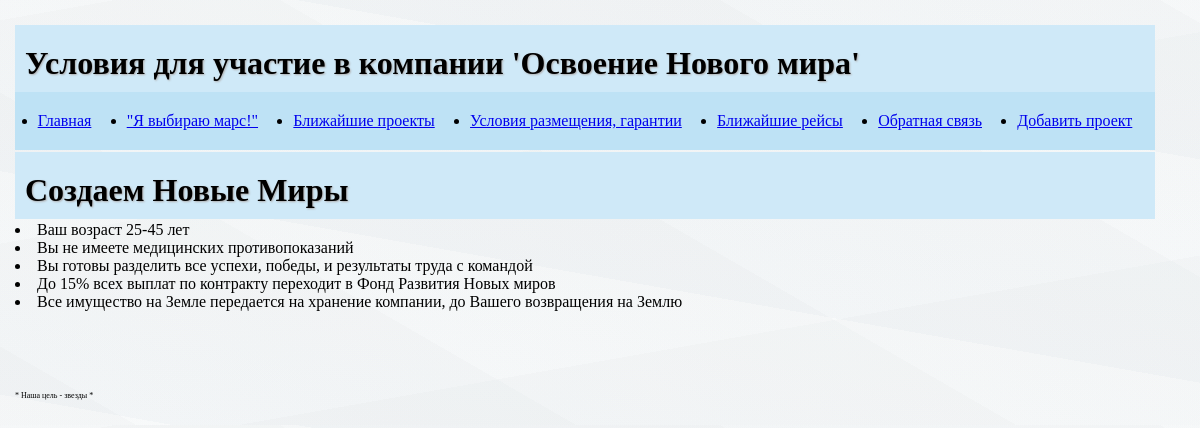
Screenshot of /condition with the database file from the repository.
### tables this page shows
CREATE TABLE menu(
id INTEGER PRIMARY KEY AUTOINCREMENT,
title TEXT NOT NULL,
url TEXT NOT NULL
);

### 50/main.py (the view)
@app.route('/condition')
def condition():
    db_con = connect_db()
    db = DataBase(db_con)
    conditions = [
        'Ваш возраст 25-45 лет',
        'Вы не имеете медицинских противопоказаний',
        'Вы готовы разделить все успехи, победы, и результаты труда с командой',
        'До 15% всех выплат по контракту переходит в Фонд Развития Новых миров',
        'Все имущество на Земле передается на хранение компании, до Вашего возвращения на Землю'
    ]
    return render_template("condition.html", menu=db.get_menu(), conditions=conditions)

### 50/database.py (called while the page is built)
    def get_objects(self, table):
        try:
            self.__cur.execute(f'SELECT * from {table}')
            res = self.__cur.fetchall()
            if res:
                return res
        except IOError as ex:
            print('Ошибка чтения данных', ex)
        return []

    def get_menu(self):
        return self.get_objects('menu')

### 50/main.py (called while the page is built)
def connect_db():
    con = sqlite3.connect(app.config['DATABASE'])
    con.row_factory = sqlite3.Row
    return con

### 50/templates/condition.html (shortened to what this page needs)
{% extends 'base.html' %}
{% block content %}
<h1>Условия для участие в компании 'Освоение Нового мира'</h1>
{{ super() }}
{% for elm in conditions: %}
<li>{{elm}}</li>
{% endfor %}
{% endblock %}

### 50/templates/base.html (shortened to what this page needs)
<!DOCTYPE html>
<html lang="en">
<head>
    <link rel="stylesheet" href="{{ url_for('static', filename='css/style.css') }}">
</head>
<body class="multi-linear">
{% block content %}
<ul class="menu">
    {% for i in menu %}
    <li>
        <a href="{{ i.url }}">{{ i.title }}</a>
    </li>
    {% endfor %}
</ul>
<div class="container">
    {% if title %}
    <h1>{{ title }}</h1>
    {% else %}
    <h1>Создаем Новые Миры</h1>
    {% endif %}
</div>
{% endblock %}
<footer class="footer"> * Наша цель - звезды * </footer>
</body>
</html>

### 50/static/css/style.css (style rules this page uses)
h1, h3 { padding: 10px 10px; margin: 0; background-color: #cfe9f8; text-shadow: 1px 1px 2px #afadad; }
h1 { padding-top: 20px; }
body { background: #e0fffd; padding: 20px 10px; margin: 5px; width: 95%; }
.multi-linear { background: repeating-linear-gradient( 10deg, rgba(114, 143, 167, 0.05) 30px, rgba(218, 225, 227, 0.05) 250px, rgba(146, 157, 182, 0.05) 15px, rgba(138, 111, 148, 0.05) 120px, rgba(124, 113, 128, 0.05) 120px ), repeating-linear-gradient( -190deg, rgba(143, 149, 151, 0.01) 20px, rgba(126, 150, 159, 0.05) 20px, rgba(203, 216, 221, 0.05) 240px, rgba(115, 116, 94, 0.05) 240px, rgba(147, 150, 151, 0.01) 30px ),repeating-linear-gradient( -1950deg, rgba(143, 149, 151, 0.01) 20px, rgba(126, 150, 159, 0.05) 20px, rgba(203, 216, 221, 0.05) 240px, rgba(115, 116, 94, 0.05) 240px, rgba(147, 150, 151, 0.01) 30px ); }
.menu { display: flex; justify-content: space-around; justify-items: center; background: #bee2f5; margin: 0px; padding: 20px 5px; }
.container { max-width: 1800px; margin-top: 2px; margin-bottom: 2px; box-sizing: border-box; }
.footer { font-size: 8px; padding-top: 80px; }

### rows the page displays
menu: title "Главная"
menu: title "\"Я выбираю марс!\""
menu: title "Ближайшие проекты"
menu: title "Условия размещения, гарантии"
menu: title "Ближайшие рейсы"
menu: title "Обратная связь"
menu: title "Добавить проект"

### other values shown
{{ elm }} "Ваш возраст 25-45 лет" "Вы не имеете медицинских противопоказаний" "Вы готовы разделить все успехи, победы, и результаты труда с командой" "До 15% всех выплат по контракту переходит в Фонд Развития Новых миров" "Все имущество на Земле передается на хранение компании, до Вашего возвращения на Землю"
